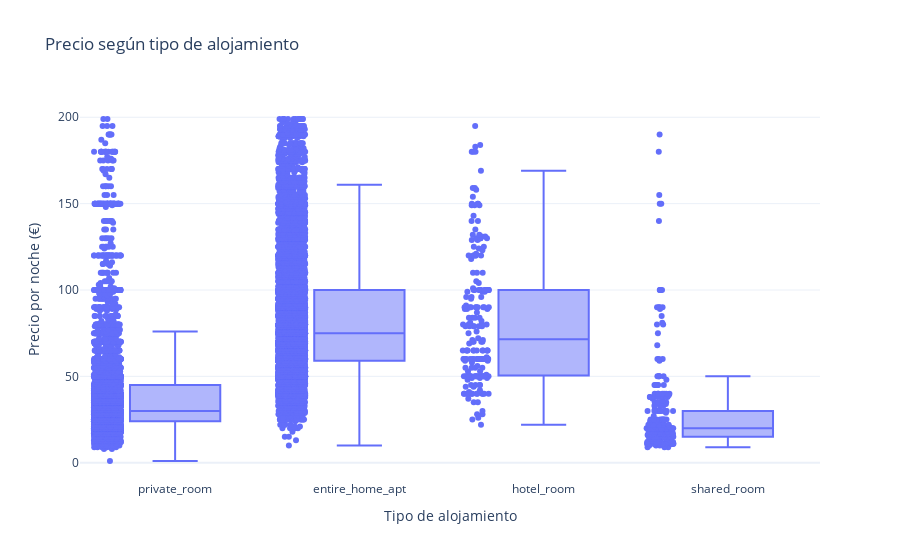

The notebook cell this image was saved under:
### Markdown cell above
HIPOTESIS 2 - ¿El tipo de alojamiento influye en el precio?

### Code cell
# Creo que los alojamientos del tipo “entire home/apartment” son más caros que los “private room” o “shared room”.

# Variables clave que elijo:
# room_type: tipo de alojamiento
# price: precio por noche

# Hago un boxplot para comparar distribuciones entre categorías.

import plotly.express as px

fig = px.box(
    df_filtrado,
    x='room_type',
    y='price',
    points='all',  
    title='Precio según tipo de alojamiento',
    labels={'room_type': 'Tipo de alojamiento', 'price': 'Precio por noche (€)'}
)

fig.update_layout(
    yaxis_title='Precio por noche (€)',
    xaxis_title='Tipo de alojamiento',
    template='plotly_white'
)

fig.show()

df_filtrado.groupby('room_type')['price'].mean().sort_values(ascending=False)

### Figure 1 — Plotly figure (JSON) as saved in the notebook; plotly's stock layout.template omitted (floating-point values rounded to 4 significant figures; data arrays with more than 128 entries replaced by an {"elided": "..."} marker saying what was removed)
{"data": [{"alignmentgroup": "True", "boxpoints": "all", "hovertemplate": "Tipo de alojamiento=%{x}<br>Precio por noche (€)=%{y}<extra></extra>", "legendgroup": "", "marker": {"color": "#636efa"}, "name": "", "notched": false, "offsetgroup": "", "orientation": "v", "showlegend": false, "type": "box", "x": {"elided": "18709 str values"}, "x0": " ", "xaxis": "x", "y": {"elided": "18709 int values"}, "y0": " ", "yaxis": "y"}], "layout": {"boxmode": "group", "legend": {"tracegroupgap": 0}, "title": {"text": "Precio según tipo de alojamiento"}, "xaxis": {"anchor": "y", "domain": [0, 1], "title": {"text": "Tipo de alojamiento"}}, "yaxis": {"anchor": "x", "domain": [0, 1], "title": {"text": "Precio por noche (€)"}}}}
